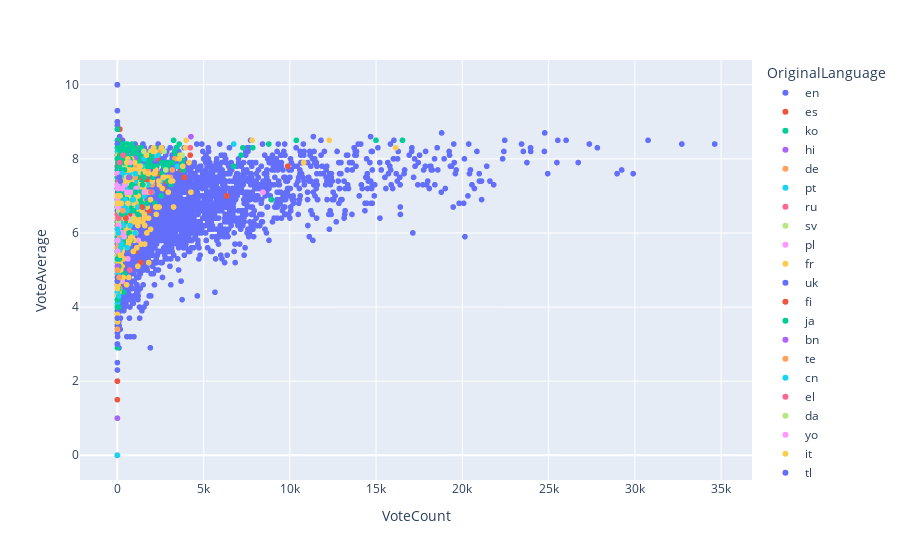

This figure's notebook cell:
### Code cell
def scatter_popularity_vs_vote_count():
    fig = px.scatter(df, x='VoteCount', y='VoteAverage', color='OriginalLanguage')
    fig.show()

scatter_popularity_vs_vote_count()

### Figure 1 — Plotly figure (JSON) as saved in the notebook; plotly's stock layout.template omitted (floating-point values rounded to 4 significant figures; data arrays with more than 128 entries replaced by an {"elided": "..."} marker saying what was removed)
{"data": [{"hovertemplate": "OriginalLanguage=en<br>VoteCount=%{x}<br>VoteAverage=%{y}<extra></extra>", "legendgroup": "en", "marker": {"color": "#636efa", "symbol": "circle"}, "mode": "markers", "name": "en", "showlegend": true, "type": "scattergl", "x": {"elided": "6903 int values"}, "xaxis": "x", "y": {"elided": "6903 float values"}, "yaxis": "y"}, {"hovertemplate": "OriginalLanguage=es<br>VoteCount=%{x}<br>VoteAverage=%{y}<extra></extra>", "legendgroup": "es", "marker": {"color": "#EF553B", "symbol": "circle"}, "mode": "markers", "name": "es", "showlegend": true, "type": "scattergl", "x": {"elided": "250 int values"}, "xaxis": "x", "y": {"elided": "250 float values"}, "yaxis": "y"}, {"hovertemplate": "OriginalLanguage=ko<br>VoteCount=%{x}<br>VoteAverage=%{y}<extra></extra>", "legendgroup": "ko", "marker": {"color": "#00cc96", "symbol": "circle"}, "mode": "markers", "name": "ko", "showlegend": true, "type": "scattergl", "x": {"elided": "238 int values"}, "xaxis": "x", "y": {"elided": "238 float values"}, "yaxis": "y"}, {"hovertemplate": "OriginalLanguage=hi<br>VoteCount=%{x}<br>VoteAverage=%{y}<extra></extra>", "legendgroup": "hi", "marker": {"color": "#ab63fa", "symbol": "circle"}, "mode": "markers", "name": "hi", "showlegend": true, "type": "scattergl", "x": [233, 58, 75, 49, 11, 0, 2170, 57, 4264, 135, 1201, 3, 494, 141, 308, 1045, 207, 44, 301, 163, 0, 3, 110, 99, 216, 870, 248, 52, 21, 80, 317, 134, 434, 433, 150, 231, 29, 241, 247, 110, 30, 10, 182, 97, 226, 288, 241, 887, 223, 210], "xaxis": "x", "y": [7.2, 5.5, 7.4, 7.1, 5.8, 0, 8, 6, 8.6, 6.5, 8.1, 8, 7.8, 5.8, 7.5, 8, 7, 6.4, 7.5, 6.1, 0, 4.2, 6.6, 7.2, 6.5, 7.9, 7.1, 6.7, 7.2, 7, 7.1, 6.8, 7.8, 7.6, 7, 7.4, 7, 6.9, 6, 6.2, 6.2, 4.6, 6.4, 6.7, 6.9, 7.2, 7, 7.7, 6.5, 7.1], "yaxis": "y"}, {"hovertemplate": "OriginalLanguage=de<br>VoteCount=%{x}<br>VoteAverage=%{y}<extra></extra>", "legendgroup": "de", "marker": {"color": "#FFA15A", "symbol": "circle"}, "mode": "markers", "name": "de", "showlegend": true, "type": "scattergl", "x": [20, 9, 3184, 33, 274, 33, 360, 451, 9, 45, 85, 261, 384, 34, 92, 1772, 81, 3334, 1394, 48, 14, 1999, 1211, 98, 8, 1394, 1452, 2444, 1631, 227, 83, 3081, 34, 809, 497, 83, 57, 2016, 1, 1571, 393, 1652, 1928, 843, 1056, 625, 0, 728, 3482, 1115, 969, 989, 116, 386, 25, 267, 404, 62, 812, 301, 84, 1157, 90, 145, 1, 66, 333, 524, 249, 943, 5, 90, 737, 2210, 124], "xaxis": "x", "y": [6.2, 5.4, 7.7, 5.8, 6.7, 7.4, 7.1, 7.9, 7.3, 5.1, 6.3, 6.7, 6.7, 7, 5.9, 7.7, 7.4, 8, 6.9, 5.7, 5, 8.1, 7.3, 6.8, 5.2, 7.6, 6.7, 8.2, 7.3, 5.4, 6.4, 7.5, 5.7, 7.4, 7.3, 5.8, 6.1, 7.3, 6, 7, 5.3, 6.8, 8.1, 7, 7, 7.8, 0, 7.3, 7.8, 7.6, 7.5, 7.4, 6.8, 6.1, 4.4, 7, 6.9, 6.5, 7, 5.8, 6.7, 7.8, 6.6, 6.4, 8, 6.2, 7.2, 7, 5.6, 7.2, 3.4, 7, 7.7, 7.6, 7.3], "yaxis": "y"}, {"hovertemplate": "OriginalLanguage=pt<br>VoteCount=%{x}<br>VoteAverage=%{y}<extra></extra>", "legendgroup": "pt", "marker": {"color": "#19d3f3", "symbol": "circle"}, "mode": "markers", "name": "pt", "showlegend": true, "type": "scattergl", "x": [79, 8, 5, 58, 302, 6747, 45, 19, 176, 2167, 94, 1716, 63, 262, 10, 18, 0, 214, 397, 319, 10, 66, 4, 175, 181], "xaxis": "x", "y": [6.7, 8.2, 6.2, 4.6, 7.2, 8.4, 5.8, 6.2, 7.4, 8.1, 5.5, 7.8, 6.9, 8, 5.1, 5.1, 0, 6.8, 6.4, 7.1, 5.6, 7.3, 6, 7.1, 6.2], "yaxis": "y"}, {"hovertemplate": "OriginalLanguage=ru<br>VoteCount=%{x}<br>VoteAverage=%{y}<extra></extra>", "legendgroup": "ru", "marker": {"color": "#FF6692", "symbol": "circle"}, "mode": "markers", "name": "ru", "showlegend": true, "type": "scattergl", "x": [14, 31, 324, 32, 4, 30, 227, 143, 448, 66, 734, 723, 528, 80, 1224, 278, 277, 384, 1892, 735, 172, 479, 400, 335, 640, 37, 1437, 399, 24, 36, 157, 146, 11, 211, 200, 463, 317, 55, 842, 477, 254, 417, 240, 11, 36, 640, 221, 293, 244, 559, 1, 84, 269, 156, 779, 288, 308, 151, 327, 4, 27, 122], "xaxis": "x", "y": [5.4, 7.2, 7.7, 7.3, 5.1, 6.5, 6.9, 7, 6.2, 6.4, 6.9, 5, 6.7, 6.5, 8.3, 6.5, 5.9, 6.2, 8.2, 6.7, 6.7, 6.4, 6.5, 7.2, 6.5, 6, 7.8, 7.4, 4.5, 7.4, 6.6, 6.9, 4.9, 6.1, 6.5, 8, 7.1, 6.9, 8, 6.2, 6.5, 7.1, 7, 5.6, 5.1, 7.9, 7.7, 6.2, 7.5, 6.7, 9, 7.9, 7.9, 8.3, 7.2, 7.1, 6.8, 5.5, 5.9, 6.8, 7.9, 7.5], "yaxis": "y"}, {"hovertemplate": "OriginalLanguage=sv<br>VoteCount=%{x}<br>VoteAverage=%{y}<extra></extra>", "legendgroup": "sv", "marker": {"color": "#B6E880", "symbol": "circle"}, "mode": "markers", "name": "sv", "showlegend": true, "type": "scattergl", "x": [111, 308, 113, 412, 34, 2, 299, 704, 4, 2742, 251, 110, 1028, 2710, 85, 484, 646, 861, 365, 2696, 461, 1519, 924, 1938, 1249, 697], "xaxis": "x", "y": [5.6, 7.1, 6.6, 6.3, 6.6, 4.5, 7.3, 6.3, 5, 7.5, 6.3, 6, 7.6, 8.2, 6.5, 7.6, 5.9, 6.8, 6.8, 7.5, 7.1, 7, 6.9, 8.2, 7.1, 7.8], "yaxis": "y"}, {"hovertemplate": "OriginalLanguage=pl<br>VoteCount=%{x}<br>VoteAverage=%{y}<extra></extra>", "legendgroup": "pl", "marker": {"color": "#FF97FF", "symbol": "circle"}, "mode": "markers", "name": "pl", "showlegend": true, "type": "scattergl", "x": [50, 39, 208, 109, 867, 1219, 124, 186, 481, 144, 8445, 246, 5, 245, 608, 275, 36, 167, 151, 79, 78], "xaxis": "x", "y": [7.4, 6.7, 6.6, 8.3, 6.5, 5.8, 6.1, 5.9, 7.7, 6.2, 7.1, 6.6, 8.8, 6.1, 5.3, 4.7, 6.5, 6.3, 5.9, 6.4, 6.1], "yaxis": "y"}, {"hovertemplate": "OriginalLanguage=fr<br>VoteCount=%{x}<br>VoteAverage=%{y}<extra></extra>", "legendgroup": "fr", "marker": {"color": "#FECB52", "symbol": "circle"}, "mode": "markers", "name": "fr", "showlegend": true, "type": "scattergl", "x": {"elided": "281 int values"}, "xaxis": "x", "y": {"elided": "281 float values"}, "yaxis": "y"}, {"hovertemplate": "OriginalLanguage=uk<br>VoteCount=%{x}<br>VoteAverage=%{y}<extra></extra>", "legendgroup": "uk", "marker": {"color": "#636efa", "symbol": "circle"}, "mode": "markers", "name": "uk", "showlegend": true, "type": "scattergl", "x": [420, 524, 140], "xaxis": "x", "y": [7.3, 7.7, 6.8], "yaxis": "y"}, {"hovertemplate": "OriginalLanguage=fi<br>VoteCount=%{x}<br>VoteAverage=%{y}<extra></extra>", "legendgroup": "fi", "marker": {"color": "#EF553B", "symbol": "circle"}, "mode": "markers", "name": "fi", "showlegend": true, "type": "scattergl", "x": [1390, 0, 216, 311, 38, 84, 131, 131], "xaxis": "x", "y": [7.5, 0, 5.5, 6.2, 6.1, 6.7, 7, 5.7], "yaxis": "y"}, {"hovertemplate": "OriginalLanguage=ja<br>VoteCount=%{x}<br>VoteAverage=%{y}<extra></extra>", "legendgroup": "ja", "marker": {"color": "#00cc96", "symbol": "circle"}, "mode": "markers", "name": "ja", "showlegend": true, "type": "scattergl", "x": {"elided": "454 int values"}, "xaxis": "x", "y": {"elided": "454 float values"}, "yaxis": "y"}, {"hovertemplate": "OriginalLanguage=bn<br>VoteCount=%{x}<br>VoteAverage=%{y}<extra></extra>", "legendgroup": "bn", "marker": {"color": "#ab63fa", "symbol": "circle"}, "mode": "markers", "name": "bn", "showlegend": true, "type": "scattergl", "x": [0, 1], "xaxis": "x", "y": [0, 1], "yaxis": "y"}, {"hovertemplate": "OriginalLanguage=te<br>VoteCount=%{x}<br>VoteAverage=%{y}<extra></extra>", "legendgroup": "te", "marker": {"color": "#FFA15A", "symbol": "circle"}, "mode": "markers", "name": "te", "showlegend": true, "type": "scattergl", "x": [9, 30, 1084, 699, 645, 0, 9, 0, 0, 95, 69], "xaxis": "x", "y": [4.6, 7.3, 7.8, 7.6, 7.4, 0, 6, 0, 0, 7.2, 6.8], "yaxis": "y"}, {"hovertemplate": "OriginalLanguage=cn<br>VoteCount=%{x}<br>VoteAverage=%{y}<extra></extra>", "legendgroup": "cn", "marker": {"color": "#19d3f3", "symbol": "circle"}, "mode": "markers", "name": "cn", "showlegend": true, "type": "scattergl", "x": {"elided": "133 int values"}, "xaxis": "x", "y": {"elided": "133 float values"}, "yaxis": "y"}, {"hovertemplate": "OriginalLanguage=el<br>VoteCount=%{x}<br>VoteAverage=%{y}<extra></extra>", "legendgroup": "el", "marker": {"color": "#FF6692", "symbol": "circle"}, "mode": "markers", "name": "el", "showlegend": true, "type": "scattergl", "x": [37, 1954, 76, 308], "xaxis": "x", "y": [5.7, 7.1, 6.3, 7.5], "yaxis": "y"}, {"hovertemplate": "OriginalLanguage=da<br>VoteCount=%{x}<br>VoteAverage=%{y}<extra></extra>", "legendgroup": "da", "marker": {"color": "#B6E880", "symbol": "circle"}, "mode": "markers", "name": "da", "showlegend": true, "type": "scattergl", "x": [273, 31, 50, 172, 3777, 210, 103, 426, 2811, 410, 696, 248, 265, 505, 104, 210, 1286, 520, 766, 62, 384, 431, 1550, 660, 575, 869], "xaxis": "x", "y": [6.5, 6.9, 6.5, 7, 8.1, 6.9, 7.3, 7.8, 7.7, 6.6, 7.3, 6.1, 6.3, 6.5, 6.7, 7.5, 7.8, 7, 6.4, 5.8, 6.6, 7.2, 7.3, 7, 7, 7.5], "yaxis": "y"}, {"hovertemplate": "OriginalLanguage=yo<br>VoteCount=%{x}<br>VoteAverage=%{y}<extra></extra>", "legendgroup": "yo", "marker": {"color": "#FF97FF", "symbol": "circle"}, "mode": "markers", "name": "yo", "showlegend": true, "type": "scattergl", "x": [49, 7], "xaxis": "x", "y": [6.6, 6.4], "yaxis": "y"}, {"hovertemplate": "OriginalLanguage=it<br>VoteCount=%{x}<br>VoteAverage=%{y}<extra></extra>", "legendgroup": "it", "marker": {"color": "#FECB52", "symbol": "circle"}, "mode": "markers", "name": "it", "showlegend": true, "type": "scattergl", "x": {"elided": "142 int values"}, "xaxis": "x", "y": {"elided": "142 float values"}, "yaxis": "y"}, {"hovertemplate": "OriginalLanguage=tl<br>VoteCount=%{x}<br>VoteAverage=%{y}<extra></extra>", "legendgroup": "tl", "marker": {"color": "#636efa", "symbol": "circle"}, "mode": "markers", "name": "tl", "showlegend": true, "type": "scattergl", "x": [8, 5, 0, 11, 10, 0, 7, 27, 0, 4, 5, 0, 2, 0, 1, 1, 0, 4, 10, 1, 1, 1, 1, 0, 5, 5, 9, 2, 3, 25, 2, 6, 3, 1, 5, 5, 7, 138, 6, 0, 2], "xaxis": "x", "y": [6.6, 8.4, 0, 5.5, 5.7, 0, 6.1, 6, 0, 5.8, 5, 0, 3, 0, 10, 10, 0, 5.5, 6.9, 7, 10, 5, 9, 0, 5, 6.2, 6.1, 3, 3.7, 7.1, 3, 6.7, 4.7, 6, 7, 4.8, 7.3, 6.2, 5.7, 0, 2.5], "yaxis": "y"}, {"hovertemplate": "OriginalLanguage=is<br>VoteCount=%{x}<br>VoteAverage=%{y}<extra></extra>", "legendgroup": "is", "marker": {"color": "#EF553B", "symbol": "circle"}, "mode": "markers", "name": "is", "showlegend": true, "type": "scattergl", "x": [35, 79, 701], "xaxis": "x", "y": [6.5, 6.2, 6.5], "yaxis": "y"}, {"hovertemplate": "OriginalLanguage=zh<br>VoteCount=%{x}<br>VoteAverage=%{y}<extra></extra>", "legendgroup": "zh", "marker": {"color": "#00cc96", "symbol": "circle"}, "mode": "markers", "name": "zh", "showlegend": true, "type": "scattergl", "x": {"elided": "142 int values"}, "xaxis": "x", "y": {"elided": "142 float values"}, "yaxis": "y"}, {"hovertemplate": "OriginalLanguage=ta<br>VoteCount=%{x}<br>VoteAverage=%{y}<extra></extra>", "legendgroup": "ta", "marker": {"color": "#ab63fa", "symbol": "circle"}, "mode": "markers", "name": "ta", "showlegend": true, "type": "scattergl", "x": [9, 5, 82, 191, 90], "xaxis": "x", "y": [7.6, 5.1, 7.6, 6.6, 7.5], "yaxis": "y"}, {"hovertemplate": "OriginalLanguage=nl<br>VoteCount=%{x}<br>VoteAverage=%{y}<extra></extra>", "legendgroup": "nl", "marker": {"color": "#FFA15A", "symbol": "circle"}, "mode": "markers", "name": "nl", "showlegend": true, "type": "scattergl", "x": [22, 3, 1, 47, 145, 155, 141, 587, 109, 199, 223, 13, 72, 1037, 0, 250, 90, 118, 195, 5, 215], "xaxis": "x", "y": [6.2, 7, 5, 5.7, 6.6, 5.9, 6.2, 7.1, 4.8, 6.4, 6.7, 6, 5.7, 7.5, 0, 6.3, 7, 6.4, 6.8, 5.6, 6.2], "yaxis": "y"}, {"hovertemplate": "OriginalLanguage=no<br>VoteCount=%{x}<br>VoteAverage=%{y}<extra></extra>", "legendgroup": "no", "marker": {"color": "#19d3f3", "symbol": "circle"}, "mode": "markers", "name": "no", "showlegend": true, "type": "scattergl", "x": [1509, 669, 1188, 101, 262, 192, 1046, 95, 130, 194, 291, 85, 153, 460, 567, 110, 1026, 475, 196, 214, 926, 364, 567, 484, 95, 90, 1122], "xaxis": "x", "y": [6.7, 6.8, 6.7, 6.4, 5.7, 6.7, 7.6, 6.7, 7, 6.3, 6.8, 4.3, 5.8, 6.9, 5.6, 5.5, 6, 7.2, 5.6, 5.7, 6.9, 6.2, 6.6, 6.7, 7.3, 6.8, 7.2], "yaxis": "y"}, {"hovertemplate": "OriginalLanguage=tr<br>VoteCount=%{x}<br>VoteAverage=%{y}<extra></extra>", "legendgroup": "tr", "marker": {"color": "#FF6692", "symbol": "circle"}, "mode": "markers", "name": "tr", "showlegend": true, "type": "scattergl", "x": [34, 4229, 72, 330, 64, 44, 86, 6, 137, 73, 262, 153], "xaxis": "x", "y": [6.3, 8.3, 6.5, 8.1, 7.4, 6.4, 6.4, 6.5, 7.9, 6.2, 7.2, 6.8], "yaxis": "y"}, {"hovertemplate": "OriginalLanguage=ar<br>VoteCount=%{x}<br>VoteAverage=%{y}<extra></extra>", "legendgroup": "ar", "marker": {"color": "#B6E880", "symbol": "circle"}, "mode": "markers", "name": "ar", "showlegend": true, "type": "scattergl", "x": [59, 86, 1537, 21, 36], "xaxis": "x", "y": [6.3, 6.6, 8.2, 6.7, 6.8], "yaxis": "y"}, {"hovertemplate": "OriginalLanguage=th<br>VoteCount=%{x}<br>VoteAverage=%{y}<extra></extra>", "legendgroup": "th", "marker": {"color": "#FF97FF", "symbol": "circle"}, "mode": "markers", "name": "th", "showlegend": true, "type": "scattergl", "x": [63, 1558, 780, 555, 590, 27, 49, 19, 292, 1085, 6, 17, 240, 395, 44, 725, 10, 442, 14, 208, 295, 36, 27, 87], "xaxis": "x", "y": [6.7, 7.1, 7.1, 7.1, 6.4, 5.8, 7.2, 6.9, 7.4, 7.2, 7.3, 5.5, 6, 5.9, 6.1, 7.9, 7.6, 7.3, 5.8, 6.5, 6, 6.1, 7.2, 6.2], "yaxis": "y"}, {"hovertemplate": "OriginalLanguage=id<br>VoteCount=%{x}<br>VoteAverage=%{y}<extra></extra>", "legendgroup": "id", "marker": {"color": "#FECB52", "symbol": "circle"}, "mode": "markers", "name": "id", "showlegend": true, "type": "scattergl", "x": [164, 3104, 2136, 228, 4, 616, 174, 1, 1, 403, 167], "xaxis": "x", "y": [7, 7.4, 7.6, 6.8, 6.8, 6.8, 5.4, 7, 6, 6.4, 6.8], "yaxis": "y"}, {"hovertemplate": "OriginalLanguage=sr<br>VoteCount=%{x}<br>VoteAverage=%{y}<extra></extra>", "legendgroup": "sr", "marker": {"color": "#636efa", "symbol": "circle"}, "mode": "markers", "name": "sr", "showlegend": true, "type": "scattergl", "x": [1746], "xaxis": "x", "y": [5.5], "yaxis": "y"}, {"hovertemplate": "OriginalLanguage=eu<br>VoteCount=%{x}<br>VoteAverage=%{y}<extra></extra>", "legendgroup": "eu", "marker": {"color": "#EF553B", "symbol": "circle"}, "mode": "markers", "name": "eu", "showlegend": true, "type": "scattergl", "x": [495], "xaxis": "x", "y": [6.4], "yaxis": "y"}, {"hovertemplate": "OriginalLanguage=mk<br>VoteCount=%{x}<br>VoteAverage=%{y}<extra></extra>", "legendgroup": "mk", "marker": {"color": "#00cc96", "symbol": "circle"}, "mode": "markers", "name": "mk", "showlegend": true, "type": "scattergl", "x": [234], "xaxis": "x", "y": [6.5], "yaxis": "y"}, {"hovertemplate": "OriginalLanguage=vi<br>VoteCount=%{x}<br>VoteAverage=%{y}<extra></extra>", "legendgroup": "vi", "marker": {"color": "#ab63fa", "symbol": "circle"}, "mode": "markers", "name": "vi", "showlegend": true, "type": "scattergl", "x": [55], "xaxis": "x", "y": [6.4], "yaxis": "y"}, {"hovertemplate": "OriginalLanguage=xx<br>VoteCount=%{x}<br>VoteAverage=%{y}<extra></extra>", "legendgroup": "xx", "marker": {"color": "#FFA15A", "symbol": "circle"}, "mode": "markers", "name": "xx", "showlegend": true, "type": "scattergl", "x": [0], "xaxis": "x", "y": [0], "yaxis": "y"}, {"hovertemplate": "OriginalLanguage=cs<br>VoteCount=%{x}<br>VoteAverage=%{y}<extra></extra>", "legendgroup": "cs", "marker": {"color": "#19d3f3", "symbol": "circle"}, "mode": "markers", "name": "cs", "showlegend": true, "type": "scattergl", "x": [10, 293, 151, 62], "xaxis": "x", "y": [6.1, 7.6, 7.5, 6], "yaxis": "y"}, {"hovertemplate": "OriginalLanguage=he<br>VoteCount=%{x}<br>VoteAverage=%{y}<extra></extra>", "legendgroup": "he", "marker": {"color": "#FF6692", "symbol": "circle"}, "mode": "markers", "name": "he", "showlegend": true, "type": "scattergl", "x": [0, 56], "xaxis": "x", "y": [0, 6.4], "yaxis": "y"}, {"hovertemplate": "OriginalLanguage=gl<br>VoteCount=%{x}<br>VoteAverage=%{y}<extra></extra>", "legendgroup": "gl", "marker": {"color": "#B6E880", "symbol": "circle"}, "mode": "markers", "name": "gl", "showlegend": true, "type": "scattergl", "x": [528], "xaxis": "x", "y": [7.5], "yaxis": "y"}, {"hovertemplate": "OriginalLanguage=ml<br>VoteCount=%{x}<br>VoteAverage=%{y}<extra></extra>", "legendgroup": "ml", "marker": {"color": "#FF97FF", "symbol": "circle"}, "mode": "markers", "name": "ml", "showlegend": true, "type": "scattergl", "x": [285], "xaxis": "x", "y": [7.2], "yaxis": "y"}, {"hovertemplate": "OriginalLanguage=fa<br>VoteCount=%{x}<br>VoteAverage=%{y}<extra></extra>", "legendgroup": "fa", "marker": {"color": "#FECB52", "symbol": "circle"}, "mode": "markers", "name": "fa", "showlegend": true, "type": "scattergl", "x": [247, 546, 441], "xaxis": "x", "y": [7.4, 7.9, 7.4], "yaxis": "y"}, {"hovertemplate": "OriginalLanguage=kn<br>VoteCount=%{x}<br>VoteAverage=%{y}<extra></extra>", "legendgroup": "kn", "marker": {"color": "#636efa", "symbol": "circle"}, "mode": "markers", "name": "kn", "showlegend": true, "type": "scattergl", "x": [117, 181], "xaxis": "x", "y": [7.5, 7.4], "yaxis": "y"}, {"hovertemplate": "OriginalLanguage=nb<br>VoteCount=%{x}<br>VoteAverage=%{y}<extra></extra>", "legendgroup": "nb", "marker": {"color": "#EF553B", "symbol": "circle"}, "mode": "markers", "name": "nb", "showlegend": true, "type": "scattergl", "x": [1445], "xaxis": "x", "y": [6.7], "yaxis": "y"}, {"hovertemplate": "OriginalLanguage=la<br>VoteCount=%{x}<br>VoteAverage=%{y}<extra></extra>", "legendgroup": "la", "marker": {"color": "#00cc96", "symbol": "circle"}, "mode": "markers", "name": "la", "showlegend": true, "type": "scattergl", "x": [1062], "xaxis": "x", "y": [7.1], "yaxis": "y"}, {"hovertemplate": "OriginalLanguage=ro<br>VoteCount=%{x}<br>VoteAverage=%{y}<extra></extra>", "legendgroup": "ro", "marker": {"color": "#ab63fa", "symbol": "circle"}, "mode": "markers", "name": "ro", "showlegend": true, "type": "scattergl", "x": [658], "xaxis": "x", "y": [7.5], "yaxis": "y"}, {"hovertemplate": "OriginalLanguage=km<br>VoteCount=%{x}<br>VoteAverage=%{y}<extra></extra>", "legendgroup": "km", "marker": {"color": "#FFA15A", "symbol": "circle"}, "mode": "markers", "name": "km", "showlegend": true, "type": "scattergl", "x": [323], "xaxis": "x", "y": [6.6], "yaxis": "y"}, {"hovertemplate": "OriginalLanguage=pa<br>VoteCount=%{x}<br>VoteAverage=%{y}<extra></extra>", "legendgroup": "pa", "marker": {"color": "#19d3f3", "symbol": "circle"}, "mode": "markers", "name": "pa", "showlegend": true, "type": "scattergl", "x": [0], "xaxis": "x", "y": [0], "yaxis": "y"}], "layout": {"legend": {"title": {"text": "OriginalLanguage"}, "tracegroupgap": 0}, "margin": {"t": 60}, "xaxis": {"anchor": "y", "domain": [0, 1], "title": {"text": "VoteCount"}}, "yaxis": {"anchor": "x", "domain": [0, 1], "title": {"text": "VoteAverage"}}}}
